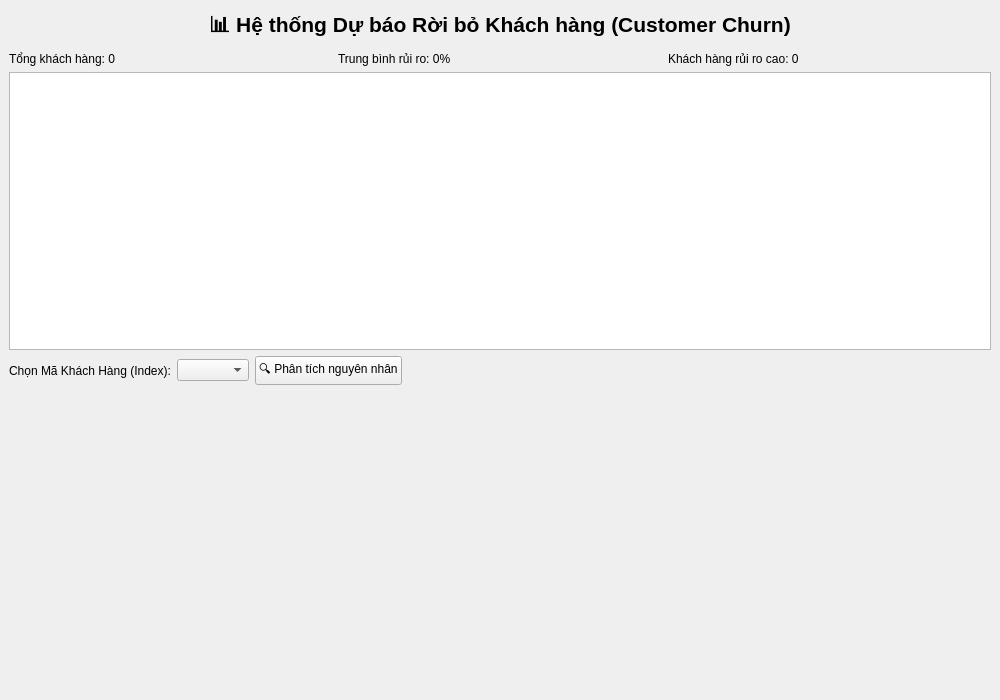
<?xml version="1.0" encoding="UTF-8"?>
<ui version="4.0">
 <class>MainWindow</class>
 <widget class="QMainWindow" name="MainWindow">
  <property name="geometry">
   <rect>
    <x>0</x>
    <y>0</y>
    <width>1000</width>
    <height>700</height>
   </rect>
  </property>
  <property name="windowTitle">
   <string>Hệ thống Dự báo Rời bỏ Khách hàng</string>
  </property>
  <widget class="QWidget" name="centralwidget">
   <layout class="QVBoxLayout" name="verticalLayout">
    <item>
     <widget class="QLabel" name="labelTitle">
      <property name="font">
       <font>
        <pointsize>16</pointsize>
        <bold>true</bold>
       </font>
      </property>
      <property name="text">
       <string>📊 Hệ thống Dự báo Rời bỏ Khách hàng (Customer Churn)</string>
      </property>
      <property name="alignment">
       <set>Qt::AlignCenter</set>
      </property>
     </widget>
    </item>
    <item>
     <layout class="QHBoxLayout" name="horizontalLayout_KPI">
      <item>
       <widget class="QLabel" name="labelKPI1">
        <property name="text"><string>Tổng khách hàng: 0</string></property>
       </widget>
      </item>
      <item>
       <widget class="QLabel" name="labelKPI2">
        <property name="text"><string>Trung bình rủi ro: 0%</string></property>
       </widget>
      </item>
      <item>
       <widget class="QLabel" name="labelKPI3">
        <property name="text"><string>Khách hàng rủi ro cao: 0</string></property>
       </widget>
      </item>
     </layout>
    </item>
    <item>
     <widget class="QTableWidget" name="tableWidget"/>
    </item>
    <item>
     <layout class="QHBoxLayout" name="horizontalLayout_Action">
      <item>
       <widget class="QLabel" name="labelSelect">
        <property name="text"><string>Chọn Mã Khách Hàng (Index):</string></property>
       </widget>
      </item>
      <item>
       <widget class="QComboBox" name="comboBoxCustomer"/>
      </item>
      <item>
       <widget class="QPushButton" name="btnAnalyze">
        <property name="text"><string>🔍 Phân tích nguyên nhân</string></property>
       </widget>
      </item>
      <item>
       <spacer name="horizontalSpacer">
        <property name="orientation"><enum>Qt::Horizontal</enum></property>
        <property name="sizeHint" stdset="0"><size><width>40</width><height>20</height></size></property>
       </spacer>
      </item>
     </layout>
    </item>
    <item>
     <widget class="QWidget" name="plotWidget" native="true">
      <property name="minimumSize">
       <size>
        <width>0</width>
        <height>300</height>
       </size>
      </property>
      <layout class="QVBoxLayout" name="plotLayout"/>
     </widget>
    </item>
   </layout>
  </widget>
 </widget>
 <resources/>
 <connections/>
</ui>
